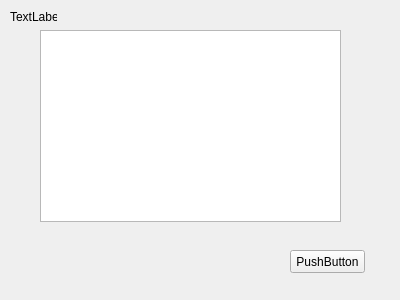
<?xml version="1.0" encoding="UTF-8"?>
<ui version="4.0">
 <class>Widget</class>
 <widget class="QWidget" name="Widget">
  <property name="geometry">
   <rect>
    <x>0</x>
    <y>0</y>
    <width>400</width>
    <height>300</height>
   </rect>
  </property>
  <property name="windowTitle">
   <string>Widget</string>
  </property>
  <widget class="QPushButton" name="pushButton">
   <property name="geometry">
    <rect>
     <x>290</x>
     <y>250</y>
     <width>75</width>
     <height>23</height>
    </rect>
   </property>
   <property name="text">
    <string>PushButton</string>
   </property>
  </widget>
  <widget class="QTableWidget" name="table">
   <property name="geometry">
    <rect>
     <x>40</x>
     <y>30</y>
     <width>301</width>
     <height>192</height>
    </rect>
   </property>
  </widget>
  <widget class="QLabel" name="label">
   <property name="geometry">
    <rect>
     <x>10</x>
     <y>10</y>
     <width>47</width>
     <height>13</height>
    </rect>
   </property>
   <property name="text">
    <string>TextLabel</string>
   </property>
  </widget>
 </widget>
 <layoutdefault spacing="6" margin="11"/>
 <resources/>
 <connections/>
</ui>
